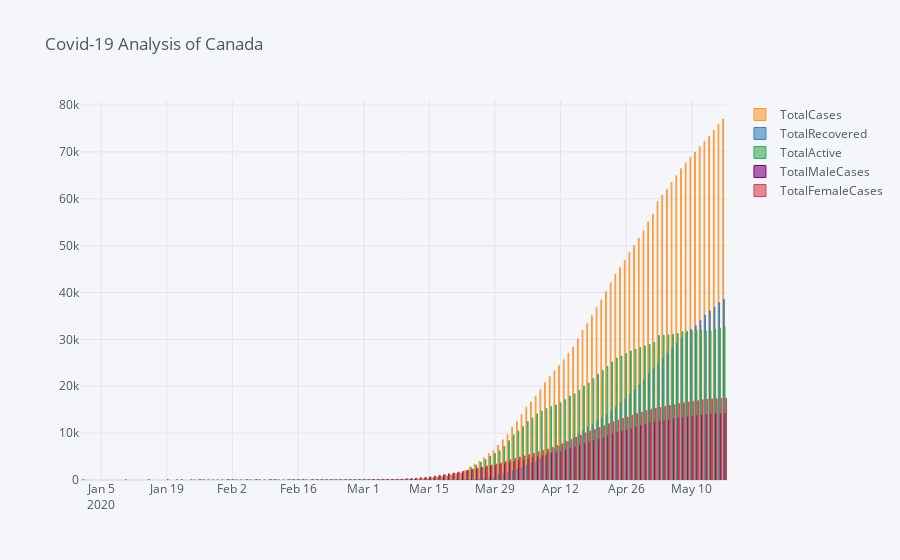

This figure's notebook cell:
### Code cell
fig =ConsolidateDataset.iplot(kind='bar', x='Date1',y=['TotalCases',
                                      'TotalRecovered','TotalActive','TotalMaleCases','TotalFemaleCases'],title='Covid-19 Analysis of Canada')
